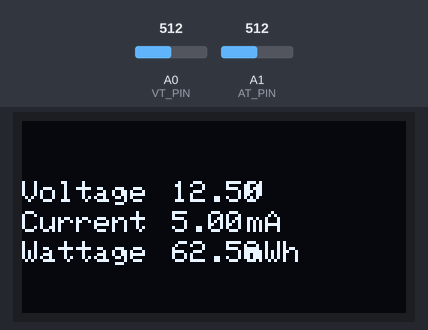
A sketch run on a simulated Arduino Uno, built with avr-gcc and run on an emulated ATmega328P. Shown: 128×64 one-colour display. The inputs (shaded band) are chosen by the test bench; at power-on: A0 (VT_PIN) = 512, A1 (AT_PIN) = 512.

Above: at 1.3 s.
1.4 s: A0 (VT_PIN) set to 716
At 2.6 s:
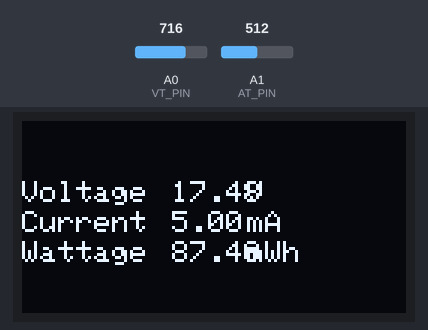
3.6 s: A1 (AT_PIN) set to 716
At 5.3 s:
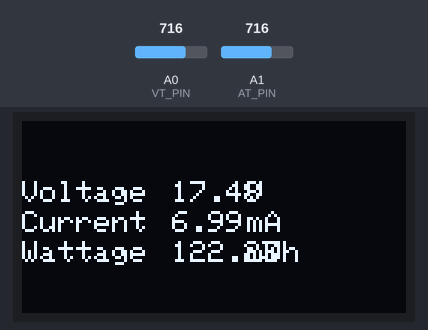
5.7 s: A0 (VT_PIN) set to 900
At 6.8 s:
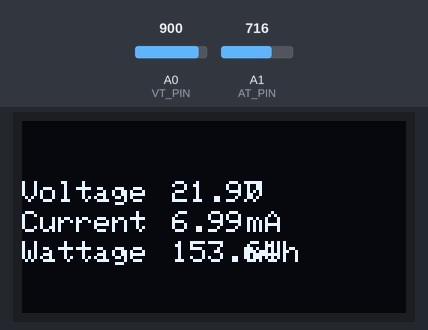
7.9 s: A1 (AT_PIN) set to 900
At 9.5 s:
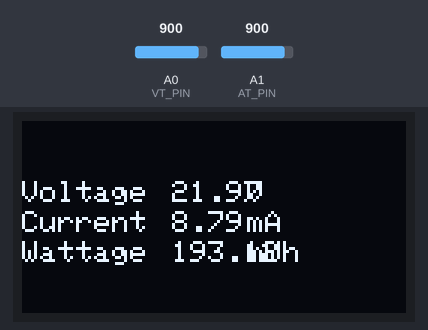
10.0 s: A0 (VT_PIN) set to 1023
At 11.0 s:
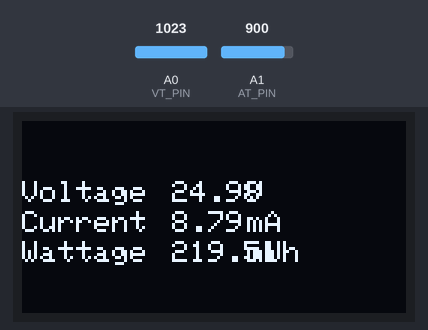
12.1 s: A1 (AT_PIN) set to 1023
At 13.7 s:
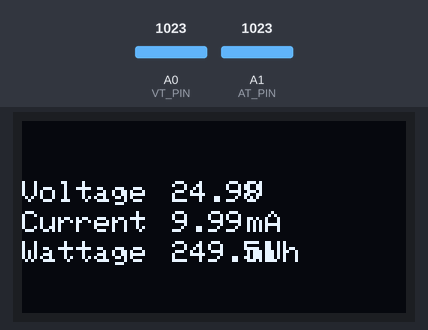
Timing chart, 0 to 15.2 s (numbered marks = the images above; inputs shaded):
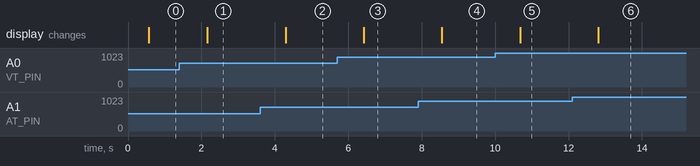

Measured:
- after the input at 1.4 s, the display: changes after 0.76 s (image 1)
- after the input at 3.6 s, the display: changes after 0.69 s (image 2)
- after the input at 5.7 s, the display: changes after 0.72 s (image 3)
- after the input at 7.9 s, the display: changes after 0.65 s (image 4)
- after the input at 10.0 s, the display: changes after 0.68 s (image 5)
- after the input at 12.1 s, the display: changes after 0.71 s (image 6)

The sketch:

Measure_current_using_OLED_SSD_display_code.ino
```cpp
#define VT_PIN A0
#define AT_PIN A1

#include <SPI.h>
#include <Wire.h>
#include <Adafruit_GFX.h>
#include <Adafruit_SSD1306.h>

#define SCREEN_WIDTH 128 // OLED display width, in pixels
#define SCREEN_HEIGHT 64 // OLED display height, in pixels

// Declaration for SSD1306 display connected using software SPI (default case):
#define OLED_MOSI   9
#define OLED_CLK   10
#define OLED_DC    11
#define OLED_CS    13
#define OLED_RESET 12
Adafruit_SSD1306 display(SCREEN_WIDTH, SCREEN_HEIGHT,
  OLED_MOSI, OLED_CLK, OLED_DC, OLED_RESET, OLED_CS);


void setup()
{
  Serial.begin(9600);
  display.begin(SSD1306_SWITCHCAPVCC);
  display.clearDisplay();


}
void loop()
{
  int vt_read = analogRead(VT_PIN);
  int at_read = analogRead(AT_PIN);
delay(0);
  float voltage = vt_read * (5.0 / 1024.0) * 5.0;
  float current = at_read * (5.0 / 1024.0) * 2.0;
  float watts = voltage * current;
  float currentini = 0;
float currentadd = currentini + current;


delay(500);
  display.clearDisplay();
  display.setTextColor(WHITE);
  display.setTextSize(1);
  display.setCursor(0, 20);
  display.println("Voltage");
  display.setCursor(50, 20);
  display.println(voltage);
  display.setCursor(75, 20);
  display.println("V");
  display.setCursor(0, 30);
  display.println("Current");
  display.setCursor(50, 30);
  display.println(current);
  display.setCursor(75, 30);
  display.println("mA");
  display.setCursor(0, 40);
  display.println("Wattage");
  display.setCursor(50, 40);
  display.println(watts);
  display.setCursor(75, 40);
  display.println("mWh");

  display.display();
}
```
